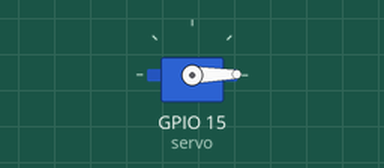
Simulated run of this program. Board: ESP32 board running MicroPython. On the bench: servo. Servo angles are drawn from the pulse width (0.5 ms = 0°, 2.5 ms = 180°).

Above: at 0.05 s.
At 2.05 s:
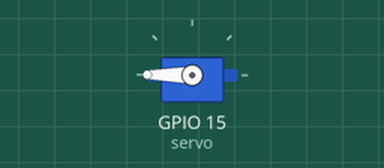
At 4.0 s:
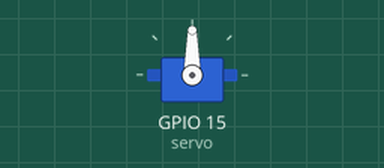
Timing chart, 0 to 5.2 s (numbered marks = the images above):
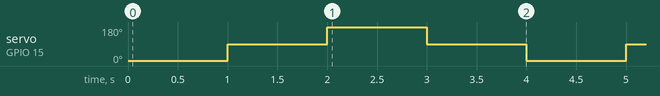

Measured:
- by itself, servo on GPIO 15 (servo): repeats every 4.0 s: 180° 1.0 s, 90° 1.0 s, 1° 1.0 s, 90° 1.0 s

The program:

servo1_1.py
```python
# SG90 / MG90 / FS5019M
from machine import Pin, PWM
from time import sleep

servo = PWM(Pin(15), freq=50) #GPIO15, 50Hz

def set_angle(angle):
    # angle: 0 ~ 180
    min_duty = 26  # 약 0.5ms (2.6%)
    max_duty = 128 # 2.5ms (12.8%) -> 128 = 1023 * 2.5 / 20

    duty = int(min_duty + (angle / 180) * (max_duty - min_duty))

    # 모터 회전
    servo.duty(duty)

# 에: 각도 순환
while True:
    for angle in [0, 90, 180, 90]:
        set_angle(angle)
        sleep(1)
```
